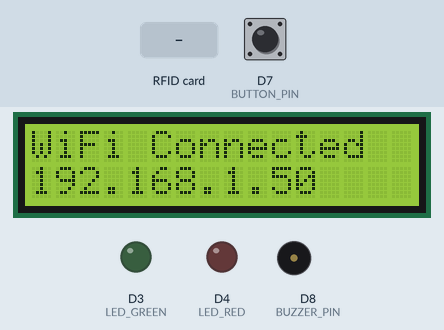
Recording of a sketch running on a simulated ESP8266 (NodeMCU). On the bench: 16×2 character LCD, output pins drawn as LEDs (lit = HIGH), buzzer (waves = sounding). The test bench sets the inputs (shaded band); at power-on: D7 (BUTTON_PIN) HIGH. WiFi joins after 1.5 s; servers stay silent unless stated; uploads are accepted with an empty reply; EEPROM starts erased; what the sketch prints to the serial monitor is not drawn.

Above: at 6.1 s.
At 9.4 s:
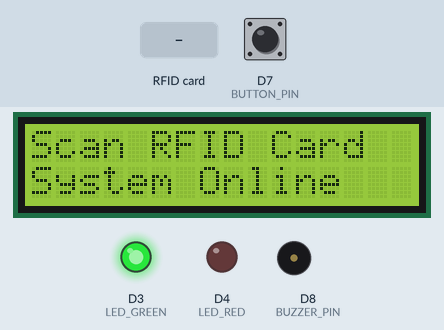
9.5 s: RFID card 5E 7A 19 C4 held to the reader
At 10.8 s:
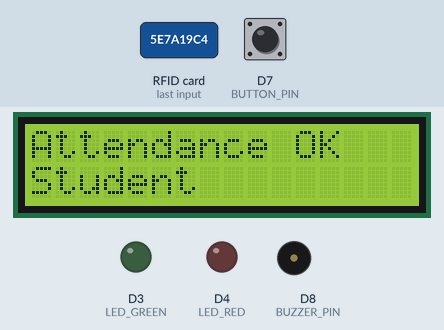
12.5 s: D7 (BUTTON_PIN) pulled LOW for 0.15 s
At 13.3 s:
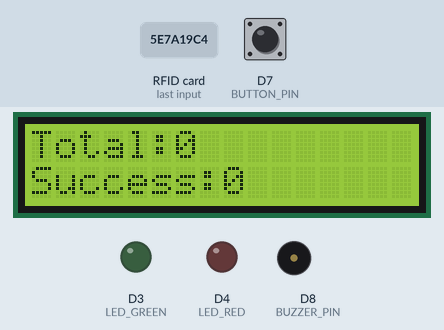
15.6 s: D7 (BUTTON_PIN) pulled LOW for 3.2 s
At 23.8 s:
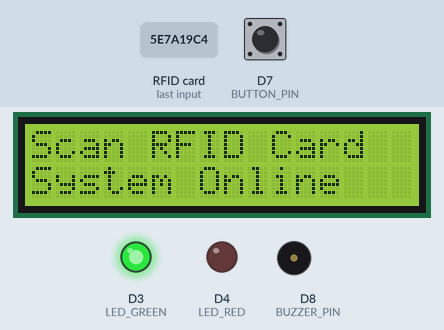
Timing chart, 0 to 25.3 s (numbered marks = the images above; inputs shaded):
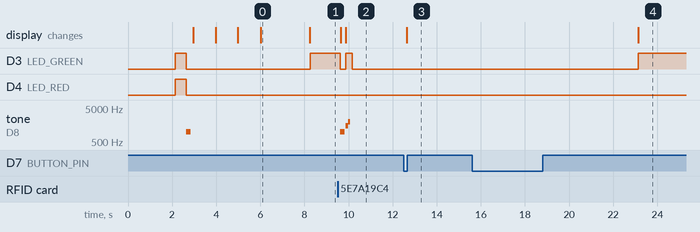

The sketch:

NodeMCU_RFID_Attendance.ino
```cpp
#include <ESP8266WiFi.h>
#include <ESP8266HTTPClient.h>
#include <ArduinoJson.h>
#include <SPI.h>
#include <MFRC522.h>
#include <LiquidCrystal_I2C.h>
#include <Wire.h>
#include <EEPROM.h>

// Pin definitions for NodeMCU
#define RST_PIN         D1
#define SS_PIN          D2
#define BUZZER_PIN      D8
#define LED_GREEN       D3
#define LED_RED         D4
#define BUTTON_PIN      D7

// WiFi credentials
const char* ssid = "YOUR_WIFI_SSID";
const char* password = "YOUR_WIFI_PASSWORD";

// Server configuration
const char* serverURL = "http://your-server-ip:5000";
const char* rfidScanEndpoint = "/api/rfid/scan";
const char* heartbeatEndpoint = "/api/hardware/heartbeat";

// Device configuration
const String deviceId = "RFID_READER_001";
const String deviceLocation = "Main Entrance";
const String defaultClassId = "CLASS_001";

// RFID reader
MFRC522 mfrc522(SS_PIN, RST_PIN);

// LCD display (16x2)
LiquidCrystal_I2C lcd(0x27, 16, 2);

// Timing variables
unsigned long lastHeartbeat = 0;
unsigned long lastCardRead = 0;
unsigned long displayTimeout = 0;
const unsigned long heartbeatInterval = 30000; // 30 seconds
const unsigned long cardCooldown = 3000;       // 3 seconds between same card reads
const unsigned long displayDuration = 5000;    // 5 seconds

// System state
String lastCardUID = "";
bool displayActive = false;
bool systemOnline = false;

// Statistics
unsigned long totalScans = 0;
unsigned long successfulScans = 0;

void setup() {
  Serial.begin(115200);
  Serial.println("Attendify RFID System Starting...");

  // Initialize EEPROM
  EEPROM.begin(512);
  loadStatistics();

  // Initialize pins
  pinMode(BUZZER_PIN, OUTPUT);
  pinMode(LED_GREEN, OUTPUT);
  pinMode(LED_RED, OUTPUT);
  pinMode(BUTTON_PIN, INPUT_PULLUP);

  // Initialize SPI and RFID reader
  SPI.begin();
  mfrc522.PCD_Init();

  // Initialize LCD
  lcd.init();
  lcd.backlight();
  displayWelcome();

  // Test components
  testComponents();

  // Connect to WiFi
  connectToWiFi();

  // Send initial heartbeat
  sendHeartbeat();

  // Check RFID reader
  checkRFIDReader();

  Serial.println("RFID Attendance System Ready");
  displayReady();
}

void loop() {
  // Check for new RFID card
  if (mfrc522.PICC_IsNewCardPresent() && mfrc522.PICC_ReadCardSerial()) {
    handleRFIDCard();
  }

  // Check button press for manual actions
  if (digitalRead(BUTTON_PIN) == LOW) {
    delay(50); // Debounce
    if (digitalRead(BUTTON_PIN) == LOW) {
      handleButtonPress();
      delay(1000); // Prevent multiple presses
    }
  }

  // Send heartbeat periodically
  if (millis() - lastHeartbeat > heartbeatInterval) {
    sendHeartbeat();
    lastHeartbeat = millis();
  }

  // Handle display timeout
  if (displayActive && (millis() - displayTimeout > displayDuration)) {
    displayReady();
    displayActive = false;
  }

  // Check WiFi connection
  if (WiFi.status() != WL_CONNECTED) {
    systemOnline = false;
    digitalWrite(LED_RED, HIGH);
    digitalWrite(LED_GREEN, LOW);
    reconnectWiFi();
  } else {
    systemOnline = true;
    digitalWrite(LED_RED, LOW);
    if (!displayActive) {
      digitalWrite(LED_GREEN, HIGH);
    }
  }

  delay(100);
}

void handleRFIDCard() {
  // Get card UID
  String cardUID = getCardUID();

  // Check cooldown period for same card
  if (cardUID == lastCardUID && (millis() - lastCardRead < cardCooldown)) {
    return;
  }

  lastCardUID = cardUID;
  lastCardRead = millis();
  totalScans++;

  Serial.println("RFID Card detected: " + cardUID);

  // Visual feedback
  digitalWrite(LED_GREEN, LOW);
  tone(BUZZER_PIN, 1000, 200);

  // Display card detected
  displayCardDetected(cardUID);

  // Send to server
  if (systemOnline) {
    sendRFIDData(cardUID);
  } else {
    displayOfflineMode();
    // Store offline for later sync
    storeOfflineData(cardUID);
  }

  // Reset RFID reader
  mfrc522.PICC_HaltA();
  mfrc522.PCD_StopCrypto1();
}

String getCardUID() {
  String uid = "";
  for (byte i = 0; i < mfrc522.uid.size; i++) {
    uid += String(mfrc522.uid.uidByte[i] < 0x10 ? "0" : "");
    uid += String(mfrc522.uid.uidByte[i], HEX);
  }
  uid.toUpperCase();
  return uid;
}

void sendRFIDData(String cardUID) {
  WiFiClient client;
  HTTPClient http;

  http.begin(client, String(serverURL) + rfidScanEndpoint);
  http.addHeader("Content-Type", "application/json");

  // Create JSON payload
  DynamicJsonDocument doc(512);
  doc["rfidCard"] = cardUID;
  doc["deviceId"] = deviceId;
  doc["classId"] = defaultClassId;
  doc["timestamp"] = WiFi.getTime();
  doc["location"] = deviceLocation;

  String jsonString;
  serializeJson(doc, jsonString);

  Serial.println("Sending RFID data to server...");

  int httpResponseCode = http.POST(jsonString);

  if (httpResponseCode > 0) {
    String response = http.getString();
    Serial.printf("HTTP Response: %d\n", httpResponseCode);
    Serial.println("Response: " + response);

    if (httpResponseCode == 200) {
      // Attendance marked successfully
      successfulScans++;
      saveStatistics();

      // Parse response for student info
      DynamicJsonDocument responseDoc(1024);
      deserializeJson(responseDoc, response);

      if (responseDoc.containsKey("student")) {
        JsonObject student = responseDoc["student"];
        String studentName = student["fullName"] | "Unknown Student";
        displayAttendanceMarked(studentName);
      } else {
        displayAttendanceMarked("Student");
      }

      // Success feedback
      successFeedback();

    } else if (httpResponseCode == 404) {
      // Card not registered
      displayCardNotRegistered();
      errorFeedback();

    } else {
      // Server error
      displayServerError();
      errorFeedback();
    }
  } else {
    Serial.printf("HTTP Error: %d\n", httpResponseCode);
    displayNetworkError();
    errorFeedback();
  }

  http.end();
}

void sendHeartbeat() {
  if (!systemOnline) return;

  WiFiClient client;
  HTTPClient http;

  http.begin(client, String(serverURL) + heartbeatEndpoint);
  http.addHeader("Content-Type", "application/json");

  // Create heartbeat payload
  DynamicJsonDocument doc(512);
  doc["deviceId"] = deviceId;
  doc["deviceType"] = "rfid_reader";
  doc["location"] = deviceLocation;
  doc["timestamp"] = WiFi.getTime();
  doc["status"] = "online";
  doc["totalScans"] = totalScans;
  doc["successfulScans"] = successfulScans;
  doc["freeHeap"] = ESP.getFreeHeap();
  doc["uptime"] = millis();

  String jsonString;
  serializeJson(doc, jsonString);

  int httpResponseCode = http.POST(jsonString);

  if (httpResponseCode > 0) {
    Serial.printf("Heartbeat sent: %d\n", httpResponseCode);
  } else {
    Serial.printf("Heartbeat failed: %d\n", httpResponseCode);
  }

  http.end();
}

void connectToWiFi() {
  Serial.print("Connecting to WiFi");
  WiFi.begin(ssid, password);

  lcd.clear();
  lcd.setCursor(0, 0);
  lcd.print("Connecting WiFi");

  int attempts = 0;
  while (WiFi.status() != WL_CONNECTED && attempts < 30) {
    delay(1000);
    Serial.print(".");

    lcd.setCursor(attempts % 16, 1);
    lcd.print(".");

    attempts++;
  }

  if (WiFi.status() == WL_CONNECTED) {
    Serial.println();
    Serial.println("WiFi connected");
    Serial.print("IP: ");
    Serial.println(WiFi.localIP());
    systemOnline = true;

    lcd.clear();
    lcd.setCursor(0, 0);
    lcd.print("WiFi Connected");
    lcd.setCursor(0, 1);
    lcd.print(WiFi.localIP());
    delay(2000);
  } else {
    Serial.println();
    Serial.println("WiFi connection failed");
    systemOnline = false;

    lcd.clear();
    lcd.setCursor(0, 0);
    lcd.print("WiFi Failed");
    lcd.setCursor(0, 1);
    lcd.print("Offline Mode");
    delay(2000);
  }
}

void reconnectWiFi() {
  static unsigned long lastReconnectAttempt = 0;

  if (millis() - lastReconnectAttempt > 30000) { // Try every 30 seconds
    Serial.println("Attempting WiFi reconnection...");
    WiFi.reconnect();
    lastReconnectAttempt = millis();
  }
}

void displayWelcome() {
  lcd.clear();
  lcd.setCursor(0, 0);
  lcd.print("Attendify");
  lcd.setCursor(0, 1);
  lcd.print("System Starting");
  delay(2000);
}

void displayReady() {
  lcd.clear();
  lcd.setCursor(0, 0);
  lcd.print("Scan RFID Card");
  lcd.setCursor(0, 1);
  if (systemOnline) {
    lcd.print("System Online");
  } else {
    lcd.print("Offline Mode");
  }
  displayActive = false;
}

void displayCardDetected(String cardUID) {
  lcd.clear();
  lcd.setCursor(0, 0);
  lcd.print("Card Detected");
  lcd.setCursor(0, 1);
  lcd.print(cardUID.substring(0, 16));
  displayActive = true;
  displayTimeout = millis();
}

void displayAttendanceMarked(String studentName) {
  lcd.clear();
  lcd.setCursor(0, 0);
  lcd.print("Attendance OK");
  lcd.setCursor(0, 1);
  lcd.print(studentName.substring(0, 16));
  displayActive = true;
  displayTimeout = millis();
}

void displayCardNotRegistered() {
  lcd.clear();
  lcd.setCursor(0, 0);
  lcd.print("Card Not");
  lcd.setCursor(0, 1);
  lcd.print("Registered");
  displayActive = true;
  displayTimeout = millis();
}

void displayServerError() {
  lcd.clear();
  lcd.setCursor(0, 0);
  lcd.print("Server Error");
  lcd.setCursor(0, 1);
  lcd.print("Try Again");
  displayActive = true;
  displayTimeout = millis();
}

void displayNetworkError() {
  lcd.clear();
  lcd.setCursor(0, 0);
  lcd.print("Network Error");
  lcd.setCursor(0, 1);
  lcd.print("Check Connection");
  displayActive = true;
  displayTimeout = millis();
}

void displayOfflineMode() {
  lcd.clear();
  lcd.setCursor(0, 0);
  lcd.print("Offline Mode");
  lcd.setCursor(0, 1);
  lcd.print("Data Stored");
  displayActive = true;
  displayTimeout = millis();
}

void successFeedback() {
  // Green LED and success tone
  digitalWrite(LED_GREEN, HIGH);
  tone(BUZZER_PIN, 1500, 100);
  delay(100);
  tone(BUZZER_PIN, 2000, 100);
  delay(200);
  digitalWrite(LED_GREEN, LOW);
}

void errorFeedback() {
  // Red LED and error tone
  digitalWrite(LED_RED, HIGH);
  tone(BUZZER_PIN, 500, 200);
  delay(200);
  tone(BUZZER_PIN, 300, 200);
  delay(200);
  digitalWrite(LED_RED, LOW);
}

void testComponents() {
  Serial.println("Testing components...");

  // Test LEDs
  digitalWrite(LED_GREEN, HIGH);
  digitalWrite(LED_RED, HIGH);
  delay(500);
  digitalWrite(LED_GREEN, LOW);
  digitalWrite(LED_RED, LOW);

  // Test buzzer
  tone(BUZZER_PIN, 1000, 200);
  delay(300);

  // Test LCD
  lcd.clear();
  lcd.setCursor(0, 0);
  lcd.print("Component Test");
  lcd.setCursor(0, 1);
  lcd.print("OK");
  delay(1000);

  Serial.println("Component test completed");
}

void checkRFIDReader() {
  byte version = mfrc522.PCD_ReadRegister(mfrc522.VersionReg);
  Serial.print("MFRC522 Software Version: 0x");
  Serial.println(version, HEX);

  if (version == 0x00 || version == 0xFF) {
    Serial.println("WARNING: RFID reader not detected or communication failure");
    lcd.clear();
    lcd.setCursor(0, 0);
    lcd.print("RFID Error");
    lcd.setCursor(0, 1);
    lcd.print("Check Wiring");
    delay(3000);
  } else {
    Serial.println("RFID reader initialized successfully");
  }
}

void handleButtonPress() {
  Serial.println("Button pressed - Manual sync");

  if (systemOnline) {
    // Sync offline data
    syncOfflineData();

    // Display statistics
    displayStatistics();
  } else {
    // Display offline statistics
    displayOfflineStatistics();
  }
}

void displayStatistics() {
  lcd.clear();
  lcd.setCursor(0, 0);
  lcd.print("Total:" + String(totalScans));
  lcd.setCursor(0, 1);
  lcd.print("Success:" + String(successfulScans));
  displayActive = true;
  displayTimeout = millis();
}

void displayOfflineStatistics() {
  lcd.clear();
  lcd.setCursor(0, 0);
  lcd.print("Offline Stats");
  lcd.setCursor(0, 1);
  lcd.print("Scans:" + String(totalScans));
  displayActive = true;
  displayTimeout = millis();
}

void storeOfflineData(String cardUID) {
  // Store card data in EEPROM for later sync
  // Implementation for offline storage
  Serial.println("Storing offline data: " + cardUID);
}

void syncOfflineData() {
  // Sync offline stored data with server
  // Implementation for offline data sync
  Serial.println("Syncing offline data...");
}

void loadStatistics() {
  // Load statistics from EEPROM
  totalScans = EEPROM.read(0) | (EEPROM.read(1) << 8) | (EEPROM.read(2) << 16) | (EEPROM.read(3) << 24);
  successfulScans = EEPROM.read(4) | (EEPROM.read(5) << 8) | (EEPROM.read(6) << 16) | (EEPROM.read(7) << 24);
}

void saveStatistics() {
  // Save statistics to EEPROM
  EEPROM.write(0, totalScans & 0xFF);
  EEPROM.write(1, (totalScans >> 8) & 0xFF);
  EEPROM.write(2, (totalScans >> 16) & 0xFF);
  EEPROM.write(3, (totalScans >> 24) & 0xFF);

  EEPROM.write(4, successfulScans & 0xFF);
  EEPROM.write(5, (successfulScans >> 8) & 0xFF);
  EEPROM.write(6, (successfulScans >> 16) & 0xFF);
  EEPROM.write(7, (successfulScans >> 24) & 0xFF);

  EEPROM.commit();
}
```

Measured:
- after the input at 9.5 s, D3 (LED_GREEN): HIGH → LOW after 0.13 s, → HIGH 0.25 s later, → LOW 0.30 s later; tone on D8 (BUZZER_PIN): plays 1000 Hz for 0.20 s, 1500 Hz for 0.10 s, 2000 Hz for 0.10 s, starting after 0.13 s; the display: first changes after 0.15 s (image 2 shows a later state)
- after the input at 12.5 s, D3 (LED_GREEN): stays LOW (without the input it goes to HIGH after 2.5 s); the display: changes after 0.13 s (image 3)
- after the input at 15.6 s, D3 (LED_GREEN): LOW → HIGH after 7.5 s instead of 2.1 s
- what the display in image 0 shows lasts 2.2 s, from 6.0 s to 8.2 s
